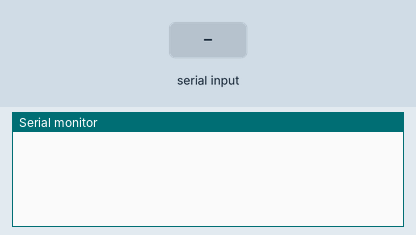
Simulated run of this sketch. Board: ESP32. Parts: the last lines printed to the serial monitor. The test bench sets the inputs (shaded band). Nothing arrives over Bluetooth unless stated.

Above: at 1.2 s.
1.3 s: "90,45\n" received over the second serial link
At 1.9 s:
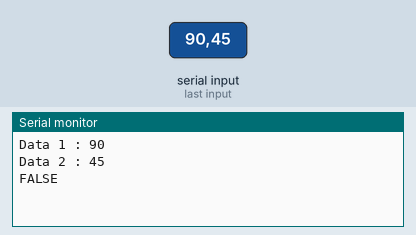
2.8 s: "5\n" received over the second serial link
At 4.3 s:
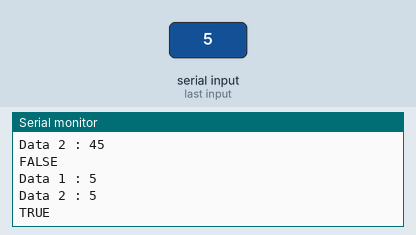
Timing chart, 0 to 5.8 s (numbered marks = the images above; inputs shaded):
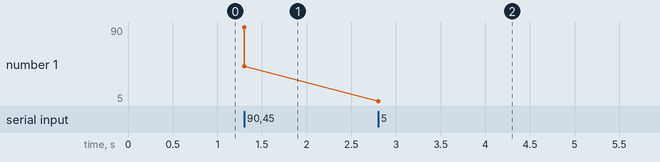

Measured:
- after the input at 1.3 s, the serial monitor: prints a new line at once (image 1)
- after the input at 2.8 s, the serial monitor: prints a new line at once (image 2)
- plotted number 1: 45 → 5 after the input at 2.8 s

The sketch:

ReceivedBluetooth.ino
```cpp
#include <BluetoothSerial.h>
BluetoothSerial SerialBT;

int maxspeed;

void setup(){
  Serial.begin(115200);
  SerialBT.begin("ESP32_B300");
}

void loop(){
  if (SerialBT.available()){
    String receivedData = SerialBT.readStringUntil('\n');

    String data1 = receivedData.substring(0, receivedData.indexOf(','));
    String data2 = receivedData.substring(receivedData.indexOf(',') + 1);

    maxspeed = data2.toInt();

    Serial.print("Data 1 : ");
    Serial.println(data1);
    Serial.print("Data 2 : ");
    Serial.println(data2);

    if(maxspeed < 20){
      Serial.println("TRUE");
    }
    else{
      Serial.println("FALSE");
    }

  }
}
```
